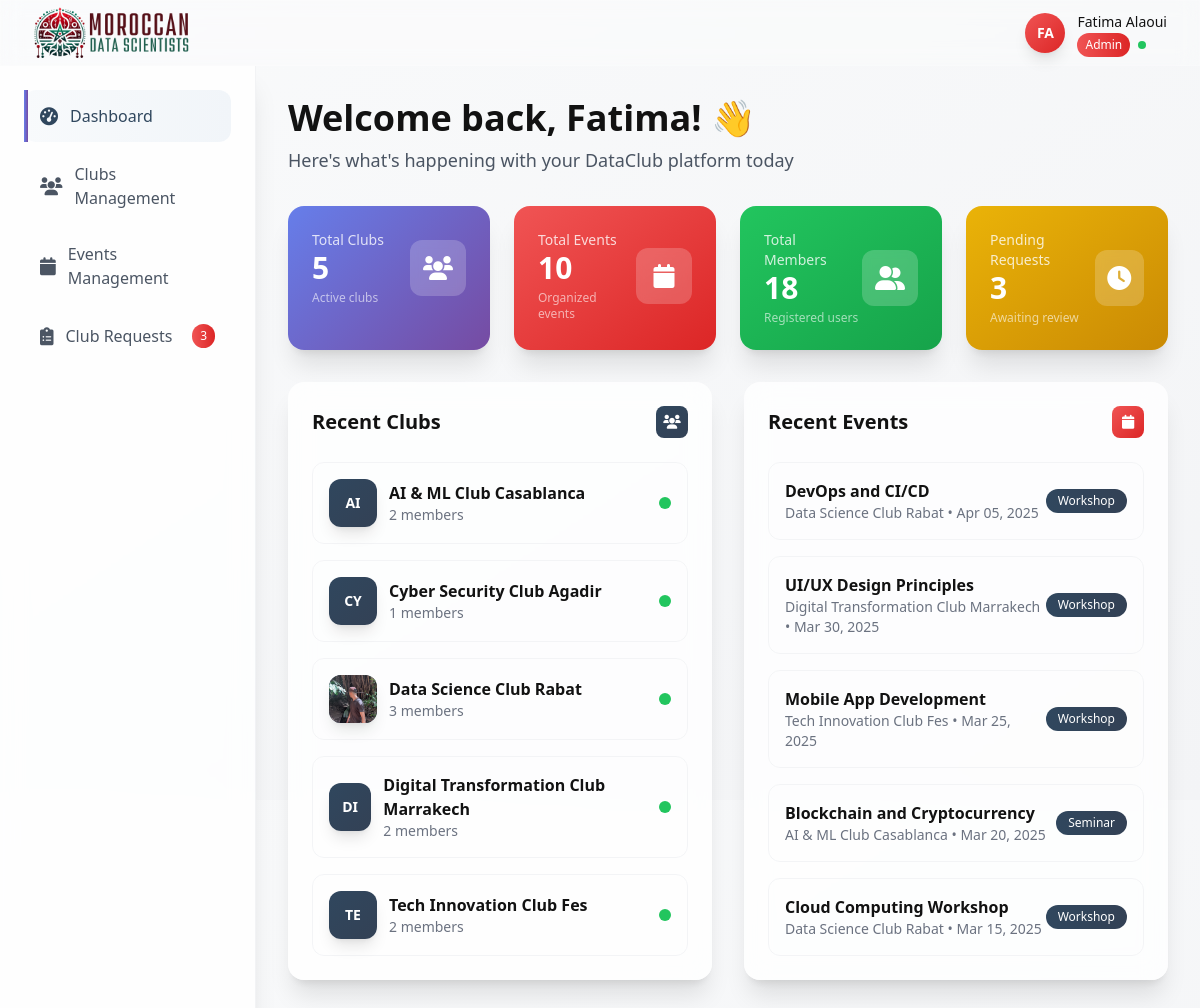
Screenshot of /admin/dashboard.php (signed in) with the database file from the repository.
### tables this page shows
CREATE TABLE `club` (
  `ID_CLUB` int(11) NOT NULL,
  `ID_MEMBER` int(11) NOT NULL,
  `NAME` varchar(50) DEFAULT NULL,
  `LOGO` varchar(80) DEFAULT NULL,
  `DESCRIPTION` text DEFAULT NULL,
  `UNIVERSITY` varchar(50) DEFAULT NULL,
  `CITY` char(10) DEFAULT NULL,
  `INSTAGRAM_LINK` char(10) DEFAULT NULL,
  `LINKEDIN_LINK` char(10) DEFAULT NULL,
  `EMAIL` varchar(50) DEFAULT NULL,
  `CLUB_PHONE` char(10) DEFAULT NULL
);

CREATE TABLE `evenement` (
  `ID_EVENT` int(11) NOT NULL,
  `TITLE` varchar(70) DEFAULT NULL,
  `DESCRIPTION` text DEFAULT NULL,
  `DATE` date DEFAULT NULL,
  `STARTING_TIME` time DEFAULT NULL,
  `ENDING_TIME` time DEFAULT NULL,
  `LOCATION` varchar(100) DEFAULT NULL,
  `CITY` text NOT NULL,
  `EVENT_TYPE` varchar(50) DEFAULT NULL,
  `PRICE` float DEFAULT NULL,
  `CAPACITY` int(11) DEFAULT NULL
);

### admin/dashboard.php (the view, shortened to what this page needs)
<?php
require_once '../user/db.php';
$admin_id = $_SESSION['user_id'];
$stmt = $pdo->prepare("SELECT * FROM admin WHERE ID_ADMIN = ?");
$stmt->execute([$admin_id]);
$admin = $stmt->fetch(PDO::FETCH_ASSOC);
$stmt = $pdo->prepare("SELECT COUNT(*) as total_clubs FROM club");
$stmt->execute();
$total_clubs = $stmt->fetch(PDO::FETCH_ASSOC)['total_clubs'];
$stmt = $pdo->prepare("SELECT COUNT(*) as total_events FROM evenement");
$stmt->execute();
$total_events = $stmt->fetch(PDO::FETCH_ASSOC)['total_events'];
$stmt = $pdo->prepare("SELECT COUNT(*) as total_members FROM member");
$stmt->execute();
$total_members = $stmt->fetch(PDO::FETCH_ASSOC)['total_members'];
$stmt = $pdo->prepare("SELECT COUNT(*) as pending_requests FROM clubcreationrequest WHERE STATUS = 'pending'");
$stmt->execute();
$pending_requests = $stmt->fetch(PDO::FETCH_ASSOC)['pending_requests'];
$stmt = $pdo->prepare("
    SELECT c.*, m.FIRST_NAME, m.LAST_NAME, m.EMAIL,
           (SELECT COUNT(*) FROM requestjoin rj WHERE rj.ID_CLUB = c.ID_CLUB AND rj.ACCEPTED = 1) as member_count,
           (SELECT COUNT(*) FROM organizes o WHERE o.ID_CLUB = c.ID_CLUB) as event_count
    FROM club c
    JOIN member m ON c.ID_MEMBER = m.ID_MEMBER
    ORDER BY c.NAME
");
$stmt->execute();
$clubs = $stmt->fetchAll(PDO::FETCH_ASSOC);
$stmt = $pdo->prepare("
    SELECT e.*, c.NAME as club_name,
           (SELECT COUNT(*) FROM registre r WHERE r.ID_EVENT = e.ID_EVENT) as registration_count
    FROM evenement e
    JOIN organizes o ON e.ID_EVENT = o.ID_EVENT
    JOIN club c ON o.ID_CLUB = c.ID_CLUB
    ORDER BY e.DATE DESC
");
$stmt->execute();
$events = $stmt->fetchAll(PDO::FETCH_ASSOC);
?>
<!DOCTYPE html>
<html lang="en">
<head>
    <script src="https://cdn.tailwindcss.com"></script>
    <link rel="stylesheet" href="https://cdnjs.cloudflare.com/ajax/libs/font-awesome/6.0.0/css/all.min.css">
</head>
<body class="bg-gradient-to-br from-gray-50 to-gray-100 min-h-screen">
    <nav class="glass-effect border-b border-white/20 sticky top-0 z-50">
        <div class="max-w-7xl mx-auto px-4 sm:px-6 lg:px-8">
            <div class="flex justify-between items-center h-16">
                <div class="flex items-center">
                    <div class="flex-shrink-0 flex items-center">
                        <img src="../static/images/mds logo.png" alt="MDS Logo" class="w-40 h-30 object-contain">
                    </div>
                </div>
                <div class="flex items-center space-x-4">
                    <div class="relative">
                        <button class="flex items-center space-x-3 text-gray-600 hover:text-slate-custom transition-all duration-300 group">
                            <div class="w-10 h-10 bg-gradient-to-br from-red-custom to-red-600 rounded-full flex items-center justify-center text-white font-bold text-sm shadow-lg group-hover:scale-110 transition-transform duration-300">
                                <?php echo strtoupper(substr($admin['FIRST_NAME'], 0, 1) . substr($admin['LAST_NAME'], 0, 1)); ?>
                            </div>
                            <div class="text-left">
                                <span class="text-sm font-medium text-black-custom"><?php echo htmlspecialchars($admin['FIRST_NAME'] . ' ' . $admin['LAST_NAME']); ?></span>
                                <div class="flex items-center space-x-2">
                                    <span class="px-2 py-1 bg-gradient-to-r from-red-custom to-red-600 text-white text-xs rounded-full font-medium">Admin</span>
                                    <div class="w-2 h-2 bg-green-500 rounded-full animate-pulse"></div>
                                </div>
                            </div>
                        </button>
                    </div>
                </div>
            </div>
        </div>
    </nav>
    <div class="flex">
        <div class="w-64 bg-white/80 backdrop-blur-md shadow-xl h-screen sticky top-16 border-r border-gray-200/50">
            <div class="p-6">
                <nav class="space-y-2">
                    <a href="#dashboard" onclick="showSection('dashboard')" class="nav-link active sidebar-item flex items-center px-4 py-3 text-slate-custom bg-gradient-to-r from-slate-50 to-slate-100 rounded-xl font-medium">
                        <i class="fas fa-tachometer-alt mr-3 text-lg"></i>
                        Dashboard
                    </a>
                    <a href="#clubs" onclick="showSection('clubs')" class="nav-link sidebar-item flex items-center px-4 py-3 text-gray-600 hover:text-slate-custom hover:bg-gradient-to-r hover:from-slate-50 hover:to-slate-100 rounded-xl transition-all duration-300 font-medium">
                        <i class="fas fa-users mr-3 text-lg"></i>
                        Clubs Management
                    </a>
                    <a href="#events" onclick="showSection('events')" class="nav-link sidebar-item flex items-center px-4 py-3 text-gray-600 hover:text-slate-custom hover:bg-gradient-to-r hover:from-slate-50 hover:to-slate-100 rounded-xl transition-all duration-300 font-medium">
                        <i class="fas fa-calendar mr-3 text-lg"></i>
                        Events Management
                    </a>
                    <a href="#requests" onclick="showSection('requests')" class="nav-link sidebar-item flex items-center px-4 py-3 text-gray-600 hover:text-slate-custom hover:bg-gradient-to-r hover:from-slate-50 hover:to-slate-100 rounded-xl transition-all duration-300 font-medium">
                        <i class="fas fa-clipboard-list mr-3 text-lg"></i>
                        Club Requests
                        <?php if ($pending_requests > 0): ?>
                            <span class="ml-auto bg-gradient-to-r from-red-custom to-red-600 text-white text-xs px-2 py-1 rounded-full animate-bounce-slow"><?php echo $pending_requests; ?></span>
                        <?php endif; ?>
                    </a>
                </nav>
            </div>
        </div>
        <div class="flex-1 p-8">
            <div id="dashboard-section" class="section animate-fade-in">
                <div class="mb-8">
                    <h1 class="text-4xl font-bold text-black-custom mb-2">Welcome back, <?php echo htmlspecialchars($admin['FIRST_NAME']); ?>! 👋</h1>
                    <p class="text-gray-600 text-lg">Here's what's happening with your DataClub platform today</p>
                </div>
                <div class="grid grid-cols-1 md:grid-cols-2 lg:grid-cols-4 gap-6 mb-8">
                    <div class="stat-card text-white rounded-2xl shadow-xl p-6 card-hover">
                        <div class="flex items-center justify-between">
                            <div>
                                <p class="text-white/80 text-sm font-medium">Total Clubs</p>
                                <p class="text-3xl font-bold"><?php echo $total_clubs; ?></p>
                                <p class="text-white/60 text-xs mt-1">Active clubs</p>
                            </div>
                            <div class="w-14 h-14 bg-white/20 rounded-xl flex items-center justify-center backdrop-blur-sm">
                                <i class="fas fa-users text-2xl"></i>
                            </div>
                        </div>
                    </div>
                    <div class="bg-gradient-to-br from-red-custom to-red-600 text-white rounded-2xl shadow-xl p-6 card-hover">
                        <div class="flex items-center justify-between">
                            <div>
                                <p class="text-white/80 text-sm font-medium">Total Events</p>
                                <p class="text-3xl font-bold"><?php echo $total_events; ?></p>
                                <p class="text-white/60 text-xs mt-1">Organized events</p>
                            </div>
                            <div class="w-14 h-14 bg-white/20 rounded-xl flex items-center justify-center backdrop-blur-sm">
                                <i class="fas fa-calendar text-2xl"></i>
                            </div>
                        </div>
                    </div>
                    <div class="bg-gradient-to-br from-green-500 to-green-600 text-white rounded-2xl shadow-xl p-6 card-hover">
                        <div class="flex items-center justify-between">
                            <div>
                                <p class="text-white/80 text-sm font-medium">Total Members</p>
                                <p class="text-3xl font-bold"><?php echo $total_members; ?></p>
                                <p class="text-white/60 text-xs mt-1">Registered users</p>
                            </div>
                            <div class="w-14 h-14 bg-white/20 rounded-xl flex items-center justify-center backdrop-blur-sm">
                                <i class="fas fa-user-friends text-2xl"></i>
                            </div>
                        </div>
                    </div>
                    <div class="bg-gradient-to-br from-yellow-500 to-yellow-600 text-white rounded-2xl shadow-xl p-6 card-hover">
                        <div class="flex items-center justify-between">
                            <div>
                                <p class="text-white/80 text-sm font-medium">Pending Requests</p>
                                <p class="text-3xl font-bold"><?php echo $pending_requests; ?></p>
                                <p class="text-white/60 text-xs mt-1">Awaiting review</p>
                            </div>
                            <div class="w-14 h-14 bg-white/20 rounded-xl flex items-center justify-center backdrop-blur-sm">
                                <i class="fas fa-clock text-2xl"></i>
                            </div>
                        </div>
                    </div>
                </div>
                <div class="grid grid-cols-1 lg:grid-cols-2 gap-8">
                    <div class="bg-white/80 backdrop-blur-md rounded-2xl shadow-xl p-6 card-hover">
                        <div class="flex items-center justify-between mb-6">
                            <h3 class="text-xl font-bold text-black-custom">Recent Clubs</h3>
                            <div class="w-8 h-8 bg-gradient-to-br from-slate-custom to-slate-700 rounded-lg flex items-center justify-center">
                                <i class="fas fa-users text-white text-sm"></i>
                            </div>
                        </div>
                        <div class="space-y-4">
                            <?php foreach (array_slice($clubs, 0, 5) as $club): ?>
                                <div class="flex items-center justify-between p-4 border border-gray-100 rounded-xl hover:bg-gray-50 transition-colors duration-300">
                                    <div class="flex items-center space-x-3">
                                        <div class="w-12 h-12 bg-gradient-to-br from-slate-custom to-slate-700 rounded-xl flex items-center justify-center text-white font-bold text-sm shadow-lg overflow-hidden">
                                            <?php if ($club['LOGO']): ?>
                                                <img src="../static/images/<?php echo htmlspecialchars($club['LOGO']); ?>"
                                                     alt="Club Logo"
                                                     class="w-full h-full object-cover">
                                            <?php else: ?>
                                                <?php echo strtoupper(substr($club['NAME'], 0, 2)); ?>
                                            <?php endif; ?>
                                        </div>
                                        <div>
                                            <h4 class="font-semibold text-black-custom"><?php echo htmlspecialchars($club['NAME']); ?></h4>
                                            <p class="text-sm text-gray-500"><?php echo $club['member_count']; ?> members</p>
                                        </div>
                                    </div>
                                    <div class="text-right">
                                        <div class="w-3 h-3 bg-green-500 rounded-full animate-pulse"></div>
                                    </div>
                                </div>
                            <?php endforeach; ?>
                        </div>
                    </div>
                    <div class="bg-white/80 backdrop-blur-md rounded-2xl shadow-xl p-6 card-hover">
                        <div class="flex items-center justify-between mb-6">
                            <h3 class="text-xl font-bold text-black-custom">Recent Events</h3>
                            <div class="w-8 h-8 bg-gradient-to-br from-red-custom to-red-600 rounded-lg flex items-center justify-center">
                                <i class="fas fa-calendar text-white text-sm"></i>
                            </div>
                        </div>
                        <div class="space-y-4">
                            <?php foreach (array_slice($events, 0, 5) as $event): ?>
                                <div class="flex items-center justify-between p-4 border border-gray-100 rounded-xl hover:bg-gray-50 transition-colors duration-300">
                                    <div>
                                        <h4 class="font-semibold text-black-custom"><?php echo htmlspecialchars($event['TITLE']); ?></h4>
                                        <p class="text-sm text-gray-500"><?php echo htmlspecialchars($event['club_name']); ?> • <?php echo date('M d, Y', strtotime($event['DATE'])); ?></p>
                                    </div>
                                    <span class="px-3 py-1 bg-gradient-to-r from-slate-custom to-slate-700 text-white text-xs rounded-full font-medium">
                                        <?php echo htmlspecialchars($event['EVENT_TYPE']); ?>
                                    </span>
                                </div>
                            <?php endforeach; ?>
                        </div>
                    </div>
                </div>
            </div>
        </div>
    </div>
</body>
</html>

### admin/dashboard.php (style rules this page uses)
.glass-effect { background: rgba(255, 255, 255, 0.25); backdrop-filter: blur(10px); border: 1px solid rgba(255, 255, 255, 0.18); }
.card-hover { transition: all 0.3s ease; }
.stat-card { background: linear-gradient(135deg, #667eea 0%, #764ba2 100%); position: relative; overflow: hidden; }
.stat-card::before { content: ''; position: absolute; top: 0; left: 0; right: 0; bottom: 0; background: linear-gradient(45deg, transparent 30%, rgba(255,255,255,0.1) 50%, transparent 70%); transform: translateX(-100%); transition: transform 0.6s; }
.sidebar-item { transition: all 0.3s ease; position: relative; }
.sidebar-item::before { content: ''; position: absolute; left: 0; top: 0; height: 100%; width: 0; background: linear-gradient(90deg, #667eea, #764ba2); transition: width 0.3s ease; }
.sidebar-item.active::before { width: 4px; }

### rows the page displays
club: NAME "AI", NAME "AI & ML Club Casablanca", member_count "2"
club: NAME "CY", NAME "Cyber Security Club Agadir", member_count "1"
club: LOGO (picture), NAME "Data Science Club Rabat", member_count "3"
club: NAME "DI", NAME "Digital Transformation Club Marrakech", member_count "2"
club: NAME "TE", NAME "Tech Innovation Club Fes", member_count "2"
evenement: TITLE "DevOps and CI/CD", club_name "Data Science Club Rabat", DATE "Apr 05, 2025", EVENT_TYPE "Workshop"
evenement: TITLE "UI/UX Design Principles", club_name "Digital Transformation Club Marrakech", DATE "Mar 30, 2025", EVENT_TYPE "Workshop"
evenement: TITLE "Mobile App Development", club_name "Tech Innovation Club Fes", DATE "Mar 25, 2025", EVENT_TYPE "Workshop"
evenement: TITLE "Blockchain and Cryptocurrency", club_name "AI & ML Club Casablanca", DATE "Mar 20, 2025", EVENT_TYPE "Seminar"
evenement: TITLE "Cloud Computing Workshop", club_name "Data Science Club Rabat", DATE "Mar 15, 2025", EVENT_TYPE "Workshop"

### other values shown
substr($admin['FIRST_NAME'], 0, 1) . substr($admin['LAST_NAME'], 0, 1) "FA"
$admin['FIRST_NAME'] . ' ' . $admin['LAST_NAME'] "Fatima Alaoui"
$pending_requests "3"
$admin['FIRST_NAME'] "Fatima"
$total_clubs "5"
$total_events "10"
$total_members "18"
